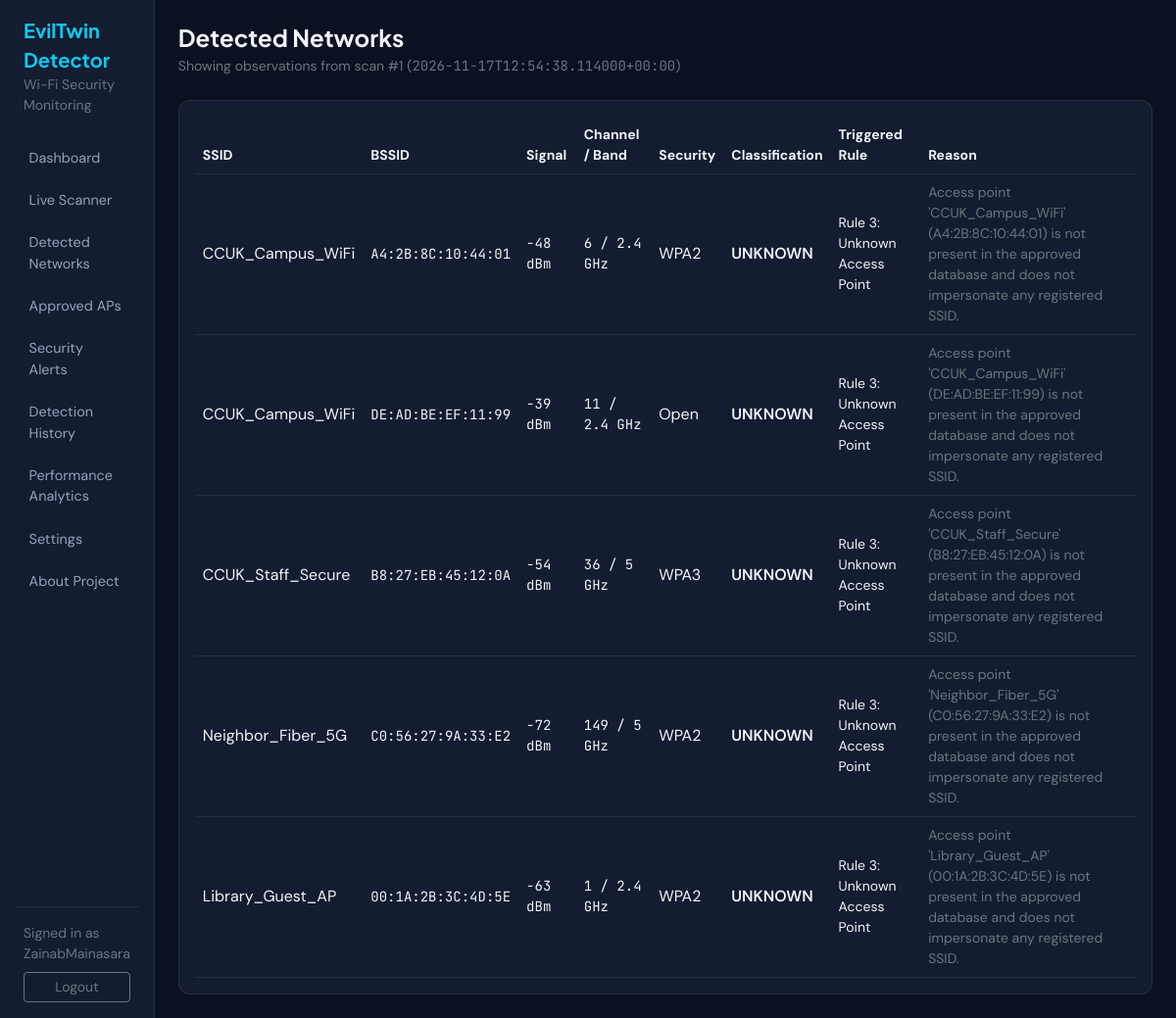
The page /networks (signed in) on the database its author committed.
### database/models.py (models this page shows, shortened)
class WirelessObservation(db.Model):
    __tablename__ = "wireless_observations"
    id = db.Column(db.Integer, primary_key=True)
    scan_session_id = db.Column(
        db.Integer, db.ForeignKey("scan_sessions.id"), nullable=False, index=True
    )
    ssid = db.Column(db.String(128), nullable=False, index=True)
    bssid = db.Column(db.String(17), nullable=False, index=True)
    signal_strength = db.Column(db.Integer, nullable=True)
    channel = db.Column(db.Integer, nullable=True)
    security = db.Column(db.String(64), nullable=False)
    frequency = db.Column(db.String(32), nullable=True)
    classification = db.Column(db.String(32), nullable=False, index=True)
    detection_reason = db.Column(db.Text, nullable=False)
    is_demo = db.Column(db.Boolean, default=False, nullable=False)
    created_at = db.Column(db.DateTime, default=utc_now, nullable=False, index=True)
    detection_events = db.relationship(
        "DetectionEvent",
        backref="observation",
        lazy="dynamic",
        cascade="all, delete-orphan",
    )
    def to_dict(self) -> dict:
        return {
            "id": self.id,
            "scan_session_id": self.scan_session_id,
            "ssid": self.ssid,
            "bssid": self.bssid,
            "signal_strength": self.signal_strength,
            "channel": self.channel,
            "security": self.security,
            "frequency": self.frequency,
            "classification": self.classification,
            "detection_reason": self.detection_reason,
            "is_demo": self.is_demo,
            "created_at": self.created_at.isoformat() if self.created_at else None,
        }

class DetectionEvent(db.Model):
    __tablename__ = "detection_events"
    id = db.Column(db.Integer, primary_key=True)
    observation_id = db.Column(
        db.Integer, db.ForeignKey("wireless_observations.id"), nullable=False, index=True
    )
    triggered_rule = db.Column(db.String(64), nullable=False, index=True)
    classification = db.Column(db.String(32), nullable=False, index=True)
    reason = db.Column(db.Text, nullable=False)
    created_at = db.Column(db.DateTime, default=utc_now, nullable=False, index=True)
    alerts = db.relationship(
        "SecurityAlert",
        backref="detection_event",
        lazy="dynamic",
        cascade="all, delete-orphan",
    )

### routes/dashboard.py (the view)
@dashboard_bp.route("/networks")
@login_required
def networks():
    latest_session = (
        ScanSession.query.filter_by(status="Completed")
        .order_by(ScanSession.started_at.desc())
        .first()
    )
    observations = []
    if latest_session:
        rows = (
            WirelessObservation.query.filter_by(scan_session_id=latest_session.id)
            .order_by(WirelessObservation.classification.asc())
            .all()
        )
        for row in rows:
            evt = DetectionEvent.query.filter_by(observation_id=row.id).first()
            item = row.to_dict()
            item["triggered_rule"] = evt.triggered_rule if evt else ""
            observations.append(item)
    return render_template(
        "networks.html",
        observations=observations,
        latest_session=latest_session.to_dict() if latest_session else None,
    )

### app.py (called while the page is built)
def create_app(config_overrides: dict | None = None) -> Flask:
    app = Flask(
        __name__,
        template_folder="templates",
        static_folder="static",
    )
    app.config.from_object(Config)
    if config_overrides:
        app.config.update(config_overrides)
    init_db(app)
    register_blueprints(app)
    @app.context_processor
    def inject_globals():
        return {
            "app_name": app.config.get("APP_NAME", "EvilTwin Detector"),
            "app_subtitle": app.config.get("APP_SUBTITLE", "Wi-Fi Security Monitoring System"),
            "current_username": session.get("username"),
        }
    return app

### database/models.py (called while the page is built)
    def to_dict(self) -> dict:
        return {
            "id": self.id,
            "started_at": self.started_at.isoformat() if self.started_at else None,
            "completed_at": self.completed_at.isoformat() if self.completed_at else None,
            "status": self.status,
            "networks_found": self.networks_found,
            "error_message": self.error_message,
            "is_demo": self.is_demo,
        }

### routes/auth.py (called while the page is built)
def login_required(view_func):
    @wraps(view_func)
    def wrapped(*args, **kwargs):
        if not session.get("user_id"):
            if request.path.startswith("/api/"):
                return jsonify({"error": "Authentication required."}), 401
            if User.query.count() == 0:
                return redirect(url_for("auth.setup"))
            return redirect(url_for("auth.login"))
        return view_func(*args, **kwargs)
    return wrapped

### templates/networks.html (shortened to what this page needs)
{% extends "base.html" %}
{% block content %}
<h1 class="h4 fw-bold mb-1">Detected Networks</h1>
<p class="small text-secondary mb-4">
  {% if latest_session %}
    Showing observations from scan #{{ latest_session.id }} (<span class="mono-tabular">{{ latest_session.started_at }}</span>)
  {% else %}
    No completed scan sessions recorded yet.
  {% endif %}
</p>
<div class="surface-card p-3">
  <div class="table-responsive">
    <table class="table table-dark-custom align-middle mb-0">
      <thead>
        <tr class="small text-secondary">
          <th>SSID</th>
          <th>BSSID</th>
          <th>Signal</th>
          <th>Channel / Band</th>
          <th>Security</th>
          <th>Classification</th>
          <th>Triggered Rule</th>
          <th>Reason</th>
        </tr>
      </thead>
      <tbody>
        {% for obs in observations %}
        <tr>
          <td>{{ obs.ssid }}</td>
          <td class="mono-tabular small">{{ obs.bssid }}</td>
          <td class="mono-tabular small">{{ obs.signal_strength if obs.signal_strength is not none else 'N/A' }} dBm</td>
          <td class="mono-tabular small">{{ obs.channel or 'N/A' }} / {{ obs.frequency or 'N/A' }}</td>
          <td>{{ obs.security }}</td>
          <td class="{% if obs.classification == 'AUTHORISED' %}status-authorised{% elif obs.classification == 'SUSPICIOUS' %}status-suspicious{% else %}status-unknown{% endif %}">
            {{ obs.classification }}
          </td>
          <td class="small">{{ obs.triggered_rule }}</td>
          <td class="small text-secondary">{{ obs.detection_reason }}</td>
        </tr>
        {% else %}
        <tr><td colspan="8" class="text-center text-secondary py-4">No detected networks recorded yet.</td></tr>
        {% endfor %}
      </tbody>
    </table>
  </div>
</div>
{% endblock %}

### templates/base.html (shortened to what this page needs)
<!doctype html>
<html lang="en" data-bs-theme="dark">
  <head>
    <link
      href="https://cdn.jsdelivr.net/npm/bootstrap@5.3.3/dist/css/bootstrap.min.css"
      rel="stylesheet"
    />
    <link rel="stylesheet" href="{{ url_for('static', filename='css/style.css') }}" />
  </head>
  <body>
    <div class="d-flex">
      {% if current_username %}
      <aside class="sidebar-nav p-3 d-none d-lg-flex flex-column justify-content-between">
        <div>
          <div class="mb-4 px-2">
            <div class="brand-title fs-5 fw-bold text-info">EvilTwin Detector</div>
            <div class="small text-secondary">Wi-Fi Security Monitoring</div>
          </div>
          <nav class="d-flex flex-column gap-1">
            <a class="sidebar-link" href="{{ url_for('dashboard.dashboard') }}">Dashboard</a>
            <a class="sidebar-link" href="{{ url_for('scanner.scanner_page') }}">Live Scanner</a>
            <a class="sidebar-link" href="{{ url_for('dashboard.networks') }}">Detected Networks</a>
            <a class="sidebar-link" href="{{ url_for('access_points.approved_access_points_page') }}">Approved APs</a>
            <a class="sidebar-link" href="{{ url_for('alerts.alerts_page') }}">Security Alerts</a>
            <a class="sidebar-link" href="{{ url_for('history.history_page') }}">Detection History</a>
            <a class="sidebar-link" href="{{ url_for('analytics.analytics_page') }}">Performance Analytics</a>
            <a class="sidebar-link" href="{{ url_for('settings.settings_page') }}">Settings</a>
            <a class="sidebar-link" href="{{ url_for('dashboard.about') }}">About Project</a>
          </nav>
        </div>
        <div class="border-top border-secondary border-opacity-25 pt-3 px-2">
          <div class="small text-secondary mb-2">Signed in as {{ current_username }}</div>
          <a class="btn btn-outline-secondary btn-sm w-100" href="{{ url_for('auth.logout') }}">Logout</a>
        </div>
      </aside>
      {% endif %}
      <main class="flex-grow-1 p-4">
        {% block content %}{% endblock %}
      </main>
    </div>
  </body>
</html>

### static/css/style.css (style rules this page uses)
:root { --bg-canvas: #0b1120; --bg-surface: #131c31; --bg-elevated: #19233c; --border-hairline: rgba(148, 163, 184, 0.14); --accent-cyan: #06b6d4; --accent-blue: #38bdf8; --text-primary: #f1f5f9; --text-muted: #94a3b8; }
body { background-color: var(--bg-canvas); color: var(--text-primary); font-family: "DM Sans", -apple-system, BlinkMacSystemFont, "Segoe UI", sans-serif; }
h1, h2, h3, h4, .brand-title { font-family: "Plus Jakarta Sans", sans-serif; }
.mono-tabular { font-family: "JetBrains Mono", ui-monospace, SFMono-Regular, monospace; font-variant-numeric: tabular-nums; }
.sidebar-nav { width: 260px; min-height: 100vh; background-color: var(--bg-surface); border-right: 1px solid var(--border-hairline); }
.sidebar-link { color: var(--text-muted); border-radius: 0.5rem; padding: 0.55rem 0.85rem; display: flex; align-items: center; gap: 0.65rem; text-decoration: none; font-size: 0.9rem; transition: background-color 150ms ease, color 150ms ease; }
.surface-card { background-color: var(--bg-surface); border: 1px solid var(--border-hairline); border-radius: 0.75rem; }
.table-dark-custom { --bs-table-bg: transparent; --bs-table-color: var(--text-primary); --bs-table-border-color: var(--border-hairline); --bs-table-hover-bg: rgba(56, 189, 248, 0.05); }
.status-unknown { color: #fbbf24; font-weight: 600; }

### rows shown on the page
WirelessObservation: ssid "CCUK_Campus_WiFi", bssid "A4:2B:8C:10:44:01", signal_strength "-48", frequency "2.4 GHz", security "WPA2", classification "UNKNOWN", detection_reason "Access point 'CCUK_Campus_WiFi' (A4:2B:8C:10:44:01) is not present in the approved database and does not impersonate any registered SSID."
DetectionEvent: triggered_rule "Rule 3: Unknown Access Point"
WirelessObservation: ssid "CCUK_Campus_WiFi", bssid "DE:AD:BE:EF:11:99", signal_strength "-39", frequency "2.4 GHz", security "Open", classification "UNKNOWN", detection_reason "Access point 'CCUK_Campus_WiFi' (DE:AD:BE:EF:11:99) is not present in the approved database and does not impersonate any registered SSID."
DetectionEvent: triggered_rule "Rule 3: Unknown Access Point"
WirelessObservation: ssid "CCUK_Staff_Secure", bssid "B8:27:EB:45:12:0A", signal_strength "-54", frequency "5 GHz", security "WPA3", classification "UNKNOWN", detection_reason "Access point 'CCUK_Staff_Secure' (B8:27:EB:45:12:0A) is not present in the approved database and does not impersonate any registered SSID."
DetectionEvent: triggered_rule "Rule 3: Unknown Access Point"
WirelessObservation: ssid "Neighbor_Fiber_5G", bssid "C0:56:27:9A:33:E2", signal_strength "-72", frequency "5 GHz", security "WPA2", classification "UNKNOWN", detection_reason "Access point 'Neighbor_Fiber_5G' (C0:56:27:9A:33:E2) is not present in the approved database and does not impersonate any registered SSID."
DetectionEvent: triggered_rule "Rule 3: Unknown Access Point"
WirelessObservation: ssid "Library_Guest_AP", bssid "00:1A:2B:3C:4D:5E", signal_strength "-63", frequency "2.4 GHz", security "WPA2", classification "UNKNOWN", detection_reason "Access point 'Library_Guest_AP' (00:1A:2B:3C:4D:5E) is not present in the approved database and does not impersonate any registered SSID."
DetectionEvent: triggered_rule "Rule 3: Unknown Access Point"

### other values the page prints
{{ current_username }} "ZainabMainasara"
{{ latest_session.id }} "1"
{{ latest_session.started_at }} "2026-11-17T12:54:38.114000+00:00"
{{ obs.channel or 'N/A' }} "6" "11" "36" "149" "1"
